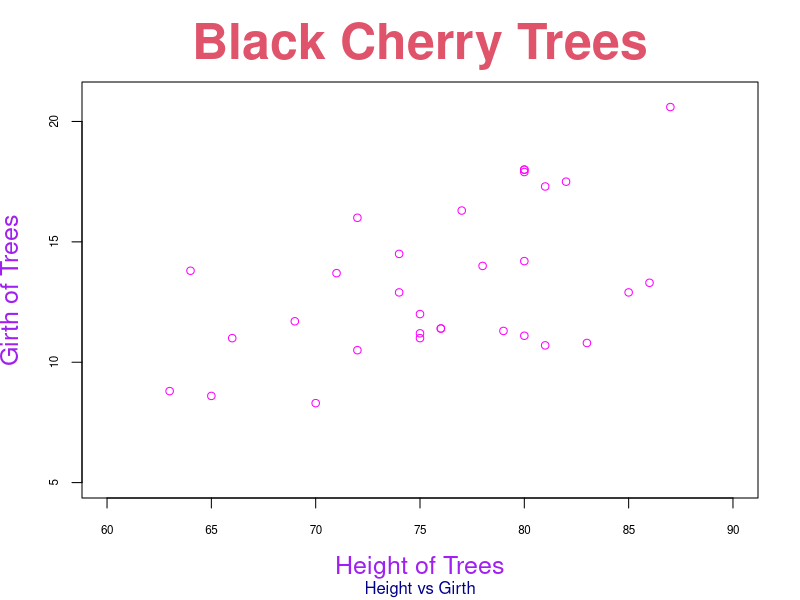
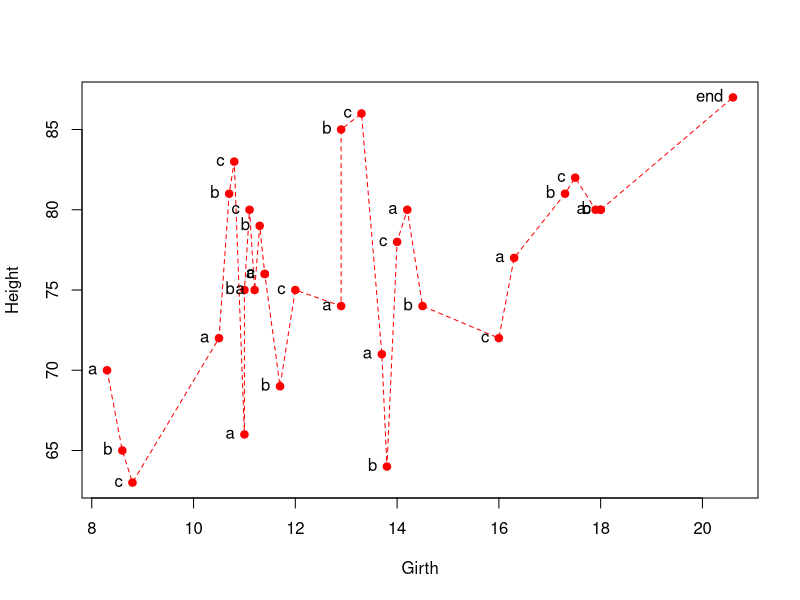
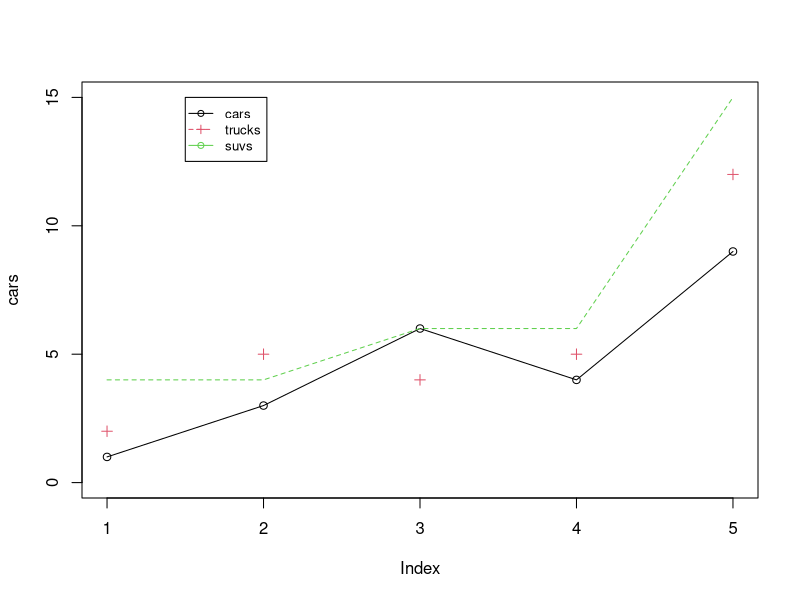
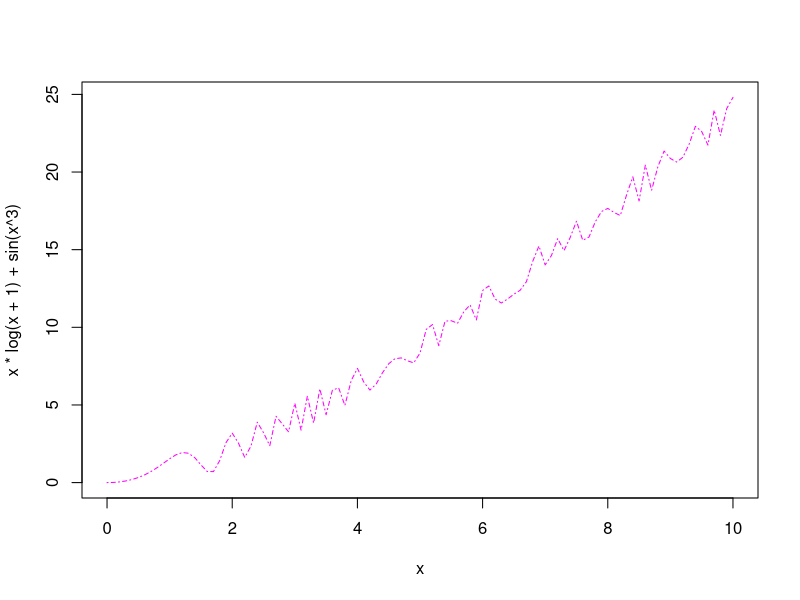
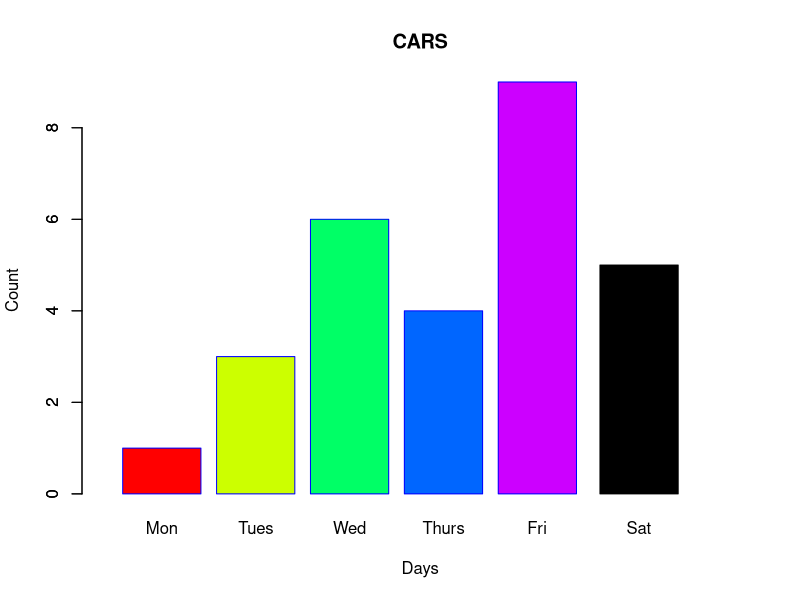
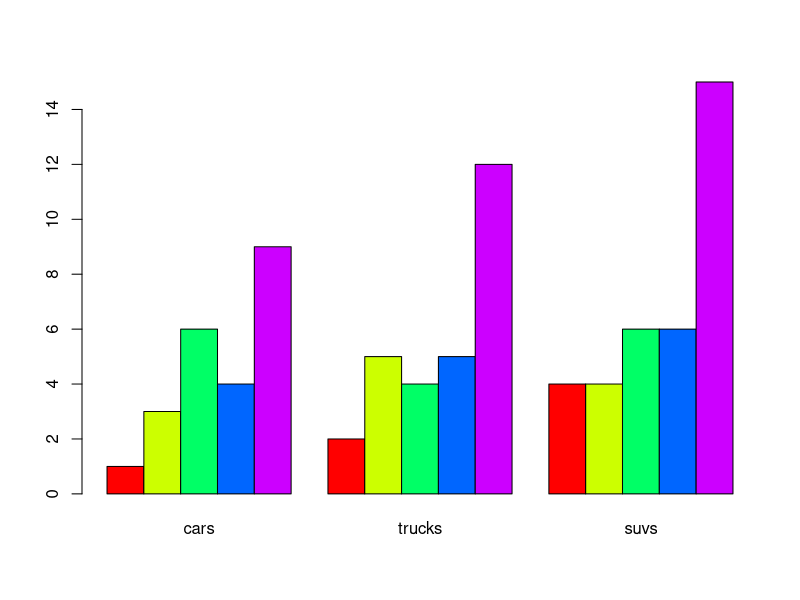
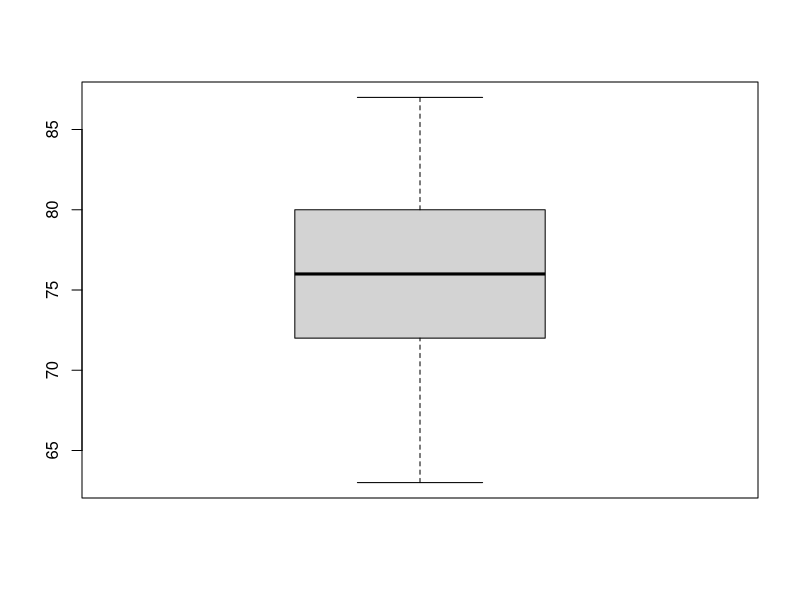
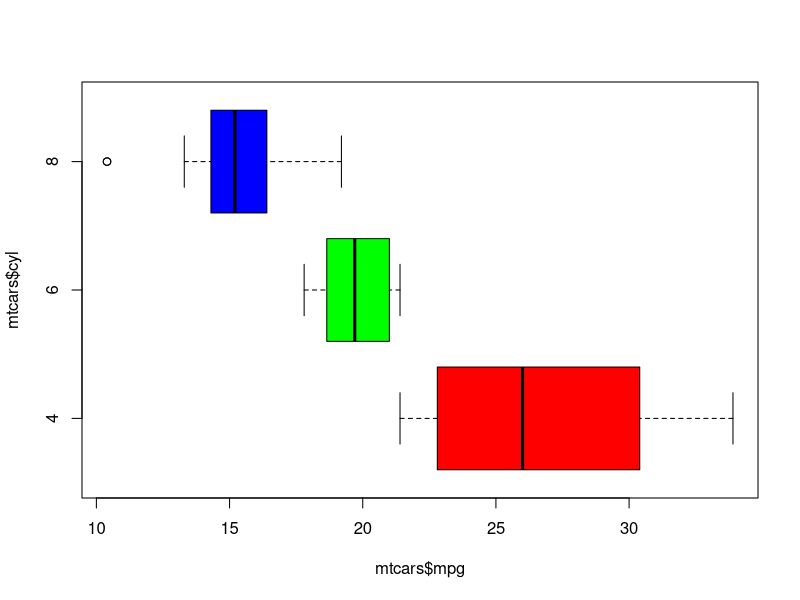

Recreate these plots in R, in order. (Note: this script raises an error after producing the figures.)
## ---- chunk 1
plot(y=trees$Girth, x=trees$Height, 
     main = 'Black Cherry Trees', 
     sub = 'Height vs Girth',
     xlab = 'Height of Trees',
     ylab = 'Girth of Trees',
     cex.main = 3, cex.sub=1,
     cex.lab = 1.5, cex.axis = 0.7,
     col.main = 2, col.sub = 'darkblue',
     col.axis = 1, col.lab = 'purple',
     col = 'magenta', 
     xlim = c(60,90), ylim = c(5,21))
## ---- chunk 2
plot(Height~Girth, data=trees,
     type = 'o', pch = 19, col = 'red', lty=2)
tplot = c(rep(c('a','b','c'), 10), 'end')
text(y=trees$Height,x=trees$Girth, tplot, pos = 2)
## ---- chunk 3
cars = c(1,3,6,4,9)
trucks = c(2,5,4,5,12)
suvs = c(4,4,6,6,15)

plot(cars, type='o', ylim=c(0,15))
points(trucks,pch=3,col=2)
lines(suvs, lty=2, col=3)
legend(1.5,15,cex=0.8, pch=c(1,3), lty=c(1,2),col=c(1,2,3), c('cars','trucks','suvs'))
## ---- chunk 4
curve(x*log(x+1)+sin(x^3),from=0,to=10,col="magenta",lty=4)

## ---- chunk 5
bp1 = barplot(cars, main = 'CARS', border='blue', ylab='Count', xlab='Days', 
        names.arg=c('Mon','Tues','Wed','Thurs','Fri'),
        col=rainbow(5), xlim=c(0,8))
barplot(5, add=T, space=6.3, col='black',names.arg='Sat')
## ---- chunk 6
bp1
## ---- chunk 7
automob = cbind(cars,trucks,suvs)
barplot(automob, beside=T, col=rainbow(5))
## ---- chunk 8
boxplot(trees$Height)
boxplot(mtcars$mpg ~ mtcars$cyl, horizontal=T, col=rainbow(3))
## ---- chunk 9
pie(cars, labels=c('Mon','Tues','Wed','Thurs','Fri'), main='PIE CHART!!!!!')

## ---- chunk 10
automob = data.frame(automob)
boxplot(automob, horizontal=T)
stripchart(automob, add=T)
## ---- chunk 11
data("InsectSprays")
attach(InsectSprays)

boxplot(InsectSprays$count~InsectSprays$spray, col=c('plum','royalblue','rosybrown','seagreen','yellowgreen','lightcoral'),
        xlab='Type of Spray',ylab='Count of Insects', main='Insect Spray')
stripchart(InsectSprays$count~InsectSprays$spray, add=T, vertical=T, col='slategrey', pch=19)
## ---- chunk 12
data = read.csv('visualization.csv')
data = data %>% mutate(Country = as.factor(Country)) %>% mutate(row.max = apply(data[,2:5], 1 , max))
data
## ---- chunk 13
country = c('A','B','C','D','E','F','G','H','I','J')

plot(data$row.max, type='h',ylim=c(0,120), main='Population Plot')
points(data$Population.under.65.years...., type='p',col=1, pch=1)
points(data$Poor.under.65.years...., type='p', col=2, pch=2)
points(data$Population.above.65.years...., type='p', col=3, pch=3)
points(data$Poor.above.65.years...., type='p', col=4, pch=4)

text(x=c(1,2,3,4,5,6,7,8,9,10), y=data$row.max, country, pos=3)

legend(1,120, cex=0.8, pch=c(1,2,3,4), col=c(1,2,3,4), c('Population < 65','Poor < 65 ','Population > 65','Poor > 65'))

## ---- chunk 14
Male = data.frame(
  'Hair' = c(rep('Black', 4),rep('Brown', 4),rep('Red', 4),rep('Blond', 4)),
  'Eye' = c(rep(c('Brown','Blue','Hazel','Green'), 4)),
  A = c(32,11,10,3,53,50,25,15,10,10,7,7,3,30,5,8)
)

Female = data.frame(
  'Hair' = c(rep('Black', 4),rep('Brown', 4),rep('Red', 4),rep('Blond', 4)),
  'Eye' = c(rep(c('Brown','Blue','Hazel','Green'), 4)),
  A = c(36,9,5,2,66,34,29,14,16,7,7,7,4,64,5,8)
)
## ---- chunk 15
layout(matrix(c(1,1,2,3,4,5), nrow=2,byrow=F))

F_M = c(sum(Male[3]), sum(Female[,3]))
pie(F_M, labels = c('Male','Female'), col=c('blue','pink'), main='Sex')


Male_hair = Male %>% group_by(Hair) %>% summarise(sumA = sum(A))
pie(data.frame(Male_hair)[,2], main='Male Hair', labels = data.frame(Male_hair)[,1], col = c('Black','Yellow','Brown','Red'))

Female_hair = Female %>% group_by(Hair) %>% summarise(sumA = sum(A))
pie(data.frame(Female_hair)[,2], main='Female Hair', labels = data.frame(Female_hair)[,1], col = c('Black','Yellow','Brown','Red'))

Male_eye = Male %>% group_by(Eye) %>% summarise(sumA = sum(A))
pie(data.frame(Male_eye)[,2], main='Male Eye', labels = data.frame(Male_eye)[,1], col = c('Blue','Brown','Green','Beige'))

Female_eye = Female %>% group_by(Eye) %>% summarise(sumA = sum(A))
pie(data.frame(Female_eye)[,2], main='Female Eye', labels = data.frame(Female_eye)[,1], col = c('Blue','Brown','Green','Beige'))

## ---- chunk 16
data3 = data.frame(
  Date.Emails = c('1/10','2/10','3/10','4/10','5/10','6/10','7/10'),
  Genuine.Emails = c(300,700,600,400,400,800,400),
  Contains.Virus = c(50,100,75,50,100,35,50),
  Spam.Emails = c(850,400,100,400,300,550,600),
  Others = c(100,200,200,300,200,100,250)
)
t(as.matrix(data3))
## ---- chunk 17
data.complete = data3 %>% mutate(Sum = apply(data3[-1], MARGIN=1,sum))
data.complete = t(as.matrix(data.complete[,-1]))

## ---- chunk 18
bp = barplot(data.complete[1:4,], space = 2, beside=F,col=c('darkblue','blue','skyblue','cyan'), xlim=c(2,25))

barplot(data.complete[5,], col='violetred', add=T, space=c(3,rep(2,6)), names.arg=data3[,1])

legend(23,1400, cex=0.8, pch=15,col=c('darkblue','blue','skyblue','cyan','violetred'), c('Genuine','Virus','Spam','Others','Total'))


